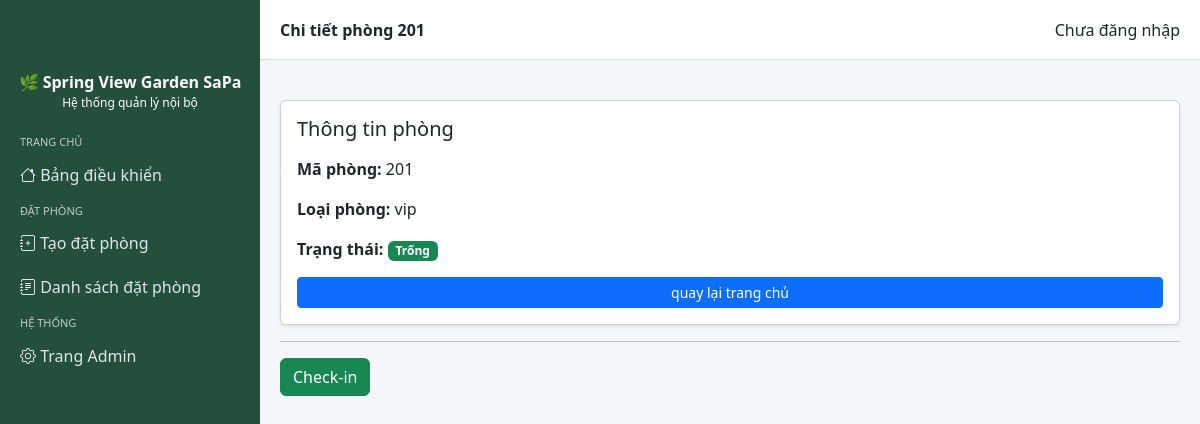
Page /phong/201/ on the earlier database version.
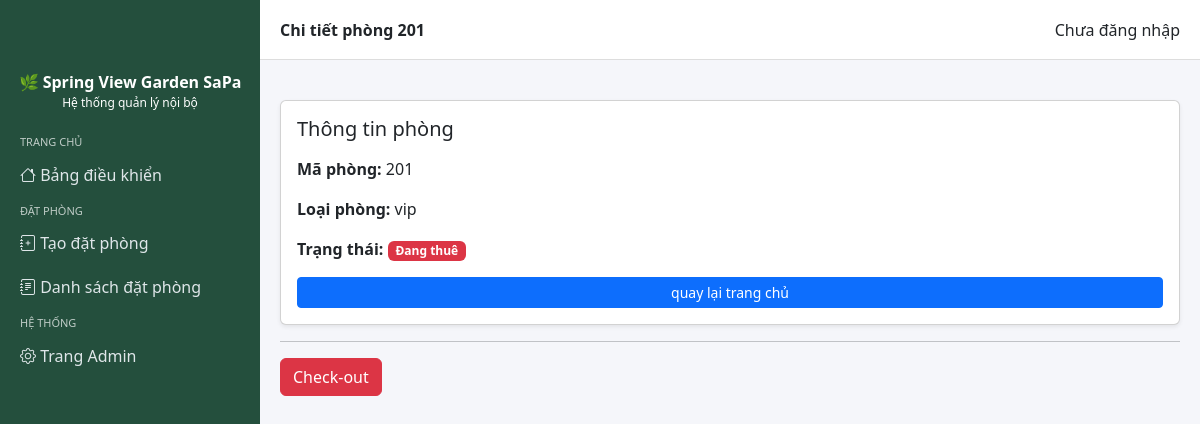
Same page on the later database version.
### khach_san/views.py (the view)
# urls.py: path('phong/<str:ma_phong>/', views.chi_tiet_phong, name='chi_tiet_phong'),
def chi_tiet_phong(request, ma_phong):
    phong = get_object_or_404(Phong, ma_phong=ma_phong)
    return render(request, 'khach_san/chi_tiet_phong.html', {
        'phong': phong
    })

### templates/khach_san/chi_tiet_phong.html (shortened to what this page needs)
{% extends "base.html" %}
{% block page_title %}Chi tiết phòng {{ phong.ma_phong }}{% endblock %}
{% block content %}
<div class="card shadow-sm">
  <div class="card-body">
    <h5 class="mb-3">Thông tin phòng</h5>
    <p><strong>Mã phòng:</strong> {{ phong.ma_phong }}</p>
    <p><strong>Loại phòng:</strong> {{ phong.loai_phong.ten_loai }}</p>
    <p>
      <strong>Trạng thái:</strong>
      {% if phong.trang_thai == 'trong' %}
        <span class="badge bg-success">Trống</span>
      {% elif phong.trang_thai == 'dang_thue' %}
        <span class="badge bg-danger">Đang thuê</span>
      {% elif phong.trang_thai == 'dang_bao_tri' %}
        <span class="badge bg-warning text-dark">Đang bảo trì</span>
      {% endif %}
    </p>
  <a
    href="{% url 'bao_cao:trang_chu' %}"
    class="btn btn-primary btn-sm w-100"
  >
    quay lại trang chủ
  </a>
  </div>
</div>
<hr>
{% if phong.trang_thai == 'trong' %}
  <a
    href="{% url 'khach_san:check_in' phong.ma_phong %}"
    class="btn btn-success"
  >
    Check-in
  </a>
{% elif phong.trang_thai == 'dang_thue' %}
  <a
    href="{% url 'khach_san:check_out' phong.ma_phong %}"
    class="btn btn-danger"
  >
    Check-out
  </a>
{% endif %}
{% endblock %}

Differences in the rows shown:
changed Phong "vip": trang_thai "trong" → "dang_thue" (drawn)
Other differences:
text no longer shown: "Trống Check-in"
text now shown: "Đang thuê Check-out"
